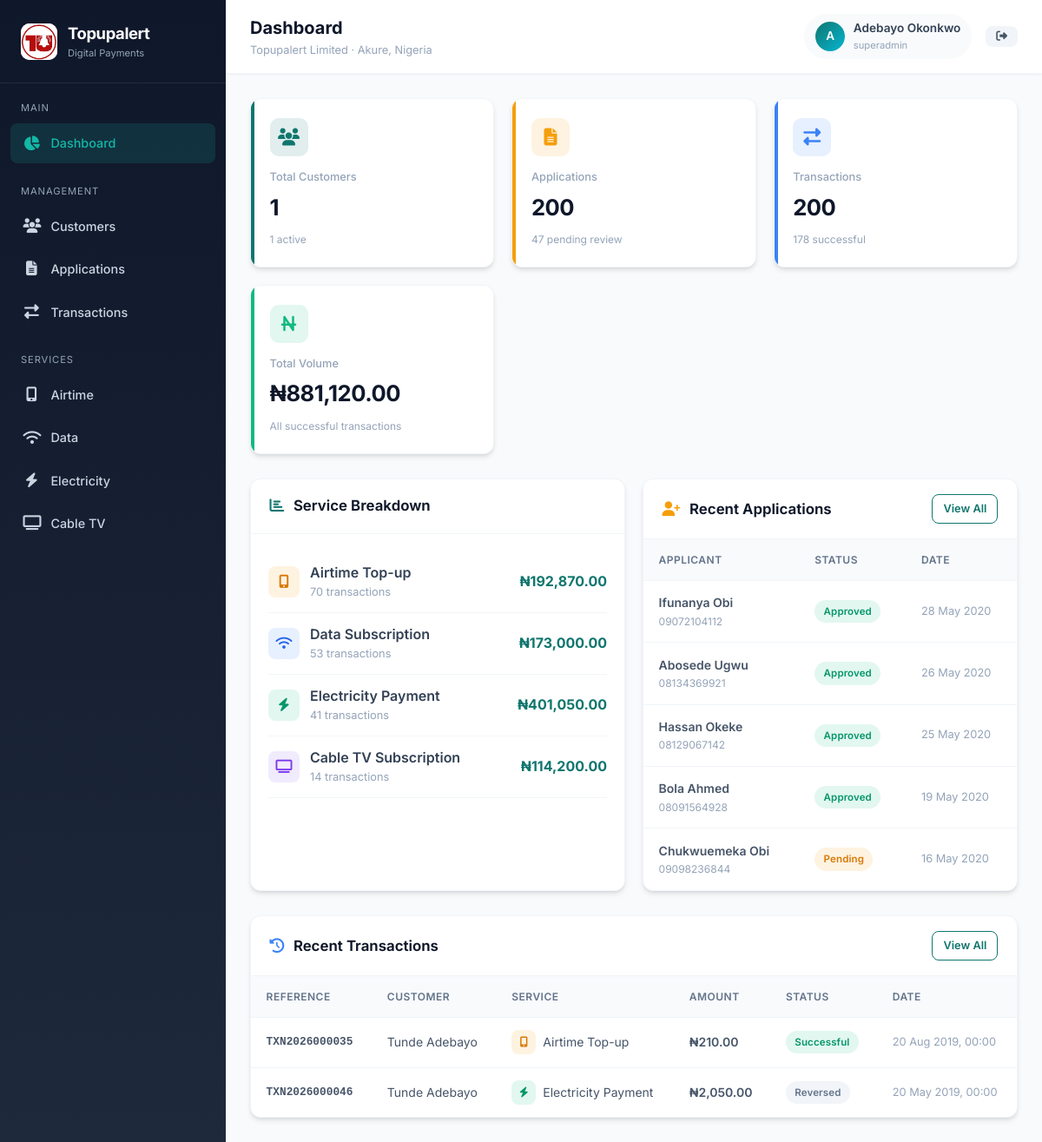
The app's page /dashboard.php (signed in) with its own data.
### tables this page shows
CREATE TABLE IF NOT EXISTS customer_applications (
    id INT AUTO_INCREMENT PRIMARY KEY,
    application_code VARCHAR(20) NOT NULL UNIQUE,
    first_name VARCHAR(50) NOT NULL,
    last_name VARCHAR(50) NOT NULL,
    email VARCHAR(100),
    phone VARCHAR(20) NOT NULL,
    date_of_birth DATE,
    gender ENUM('Male', 'Female', 'Other') DEFAULT 'Male',
    state VARCHAR(50) DEFAULT 'Ondo',
    city VARCHAR(50) DEFAULT 'Akure',
    address TEXT,
    id_type ENUM('NIN', 'Voters Card', 'Drivers License', 'Passport') DEFAULT 'NIN',
    id_number VARCHAR(50),
    status ENUM('pending', 'approved', 'rejected', 'under_review') DEFAULT 'pending',
    rejection_reason TEXT,
    reviewed_by INT NULL,
    reviewed_at TIMESTAMP NULL,
    created_at TIMESTAMP DEFAULT CURRENT_TIMESTAMP,
    updated_at TIMESTAMP DEFAULT CURRENT_TIMESTAMP ON UPDATE CURRENT_TIMESTAMP,
    FOREIGN KEY (reviewed_by) REFERENCES admins(id) ON DELETE SET NULL,
    INDEX idx_status (status),
    INDEX idx_phone (phone)
);

CREATE TABLE IF NOT EXISTS transactions (
    id INT AUTO_INCREMENT PRIMARY KEY,
    transaction_ref VARCHAR(30) NOT NULL UNIQUE,
    customer_id INT NOT NULL,
    service_type_id INT NOT NULL,
    amount DECIMAL(12,2) NOT NULL,
    fee DECIMAL(10,2) DEFAULT 0.00,
    total_amount DECIMAL(12,2) NOT NULL,
    currency VARCHAR(3) DEFAULT 'NGN',
    status ENUM('pending', 'successful', 'failed', 'reversed') DEFAULT 'pending',
    provider_ref VARCHAR(100),
    beneficiary_phone VARCHAR(20),
    beneficiary_meter VARCHAR(50),
    beneficiary_smartcard VARCHAR(50),
    network ENUM('MTN', 'Airtel', 'Glo', '9mobile', 'Other') NULL,
    data_plan VARCHAR(100) NULL,
    disco ENUM('BEDC', 'EKEDC', 'IKEDC', 'AEDC', 'PHED', 'JED', 'KEDCO', 'Other') NULL,
    cable_provider ENUM('DStv', 'GOtv', 'Startimes', 'Other') NULL,
    payment_method ENUM('wallet', 'card', 'bank_transfer', 'ussd') DEFAULT 'wallet',
    description TEXT,
    ip_address VARCHAR(45),
    created_at TIMESTAMP DEFAULT CURRENT_TIMESTAMP,
    updated_at TIMESTAMP DEFAULT CURRENT_TIMESTAMP ON UPDATE CURRENT_TIMESTAMP,
    FOREIGN KEY (customer_id) REFERENCES customers(id) ON DELETE CASCADE,
    FOREIGN KEY (service_type_id) REFERENCES service_types(id),
    INDEX idx_customer (customer_id),
    INDEX idx_status (status),
    INDEX idx_created (created_at),
    INDEX idx_ref (transaction_ref)
);

CREATE TABLE IF NOT EXISTS customers (
    id INT AUTO_INCREMENT PRIMARY KEY,
    customer_code VARCHAR(20) NOT NULL UNIQUE,
    first_name VARCHAR(50) NOT NULL,
    last_name VARCHAR(50) NOT NULL,
    email VARCHAR(100) UNIQUE,
    phone VARCHAR(20) NOT NULL UNIQUE,
    password_hash VARCHAR(255) DEFAULT NULL,
    state VARCHAR(50) DEFAULT 'Ondo',
    city VARCHAR(50) DEFAULT 'Akure',
    address TEXT,
    wallet_balance DECIMAL(12,2) DEFAULT 0.00,
    status ENUM('active', 'inactive', 'suspended') DEFAULT 'active',
    created_at TIMESTAMP DEFAULT CURRENT_TIMESTAMP,
    updated_at TIMESTAMP DEFAULT CURRENT_TIMESTAMP ON UPDATE CURRENT_TIMESTAMP,
    INDEX idx_phone (phone),
    INDEX idx_status (status)
);

CREATE TABLE IF NOT EXISTS service_types (
    id INT AUTO_INCREMENT PRIMARY KEY,
    name VARCHAR(50) NOT NULL UNIQUE,
    code VARCHAR(20) NOT NULL UNIQUE,
    description TEXT,
    icon VARCHAR(50),
    is_active BOOLEAN DEFAULT TRUE
);

### config/database.php (called while the page is built, shortened)
<?php
function formatNaira($amount) {
    return '₦' . number_format((float)$amount, 2);
}
?>

### dashboard.php (the view, shortened to what this page needs)
<?php
require_once 'includes/header.php';
$db = getDB();
$totalCustomers = $db->query("SELECT COUNT(*) FROM customers")->fetchColumn();
$activeCustomers = $db->query("SELECT COUNT(*) FROM customers WHERE status = 'active'")->fetchColumn();
$totalApps = $db->query("SELECT COUNT(*) FROM customer_applications")->fetchColumn();
$pendingApps = $db->query("SELECT COUNT(*) FROM customer_applications WHERE status = 'pending'")->fetchColumn();
$totalTxns = $db->query("SELECT COUNT(*) FROM transactions")->fetchColumn();
$successTxns = $db->query("SELECT COUNT(*) FROM transactions WHERE status = 'successful'")->fetchColumn();
$totalVolume = $db->query("SELECT COALESCE(SUM(total_amount),0) FROM transactions WHERE status = 'successful'")->fetchColumn();
$serviceStats = $db->query("
    SELECT st.name, st.code, COUNT(t.id) as cnt, COALESCE(SUM(t.total_amount),0) as volume
    FROM service_types st
    LEFT JOIN transactions t ON t.service_type_id = st.id AND t.status = 'successful'
    GROUP BY st.id
")->fetchAll();
$recentTxns = $db->query("
    SELECT t.*, c.first_name, c.last_name, st.name as service_name, st.code as service_code
    FROM transactions t
    JOIN customers c ON c.id = t.customer_id
    JOIN service_types st ON st.id = t.service_type_id
    ORDER BY t.created_at DESC
    LIMIT 10
")->fetchAll();
$recentApps = $db->query("
    SELECT * FROM customer_applications
    ORDER BY created_at DESC
    LIMIT 5
")->fetchAll();
?>
<div class="stats-grid">
    <div class="stat-card teal">
        <div class="stat-icon"><i class="fas fa-users"></i></div>
        <div class="stat-label">Total Customers</div>
        <div class="stat-value"><?= number_format($totalCustomers) ?></div>
        <div class="stat-change"><?= number_format($activeCustomers) ?> active</div>
    </div>
    <div class="stat-card amber">
        <div class="stat-icon"><i class="fas fa-file-alt"></i></div>
        <div class="stat-label">Applications</div>
        <div class="stat-value"><?= number_format($totalApps) ?></div>
        <div class="stat-change"><?= number_format($pendingApps) ?> pending review</div>
    </div>
    <div class="stat-card blue">
        <div class="stat-icon"><i class="fas fa-exchange-alt"></i></div>
        <div class="stat-label">Transactions</div>
        <div class="stat-value"><?= number_format($totalTxns) ?></div>
        <div class="stat-change"><?= number_format($successTxns) ?> successful</div>
    </div>
    <div class="stat-card green">
        <div class="stat-icon"><i class="fas fa-naira-sign"></i></div>
        <div class="stat-label">Total Volume</div>
        <div class="stat-value"><?= formatNaira($totalVolume) ?></div>
        <div class="stat-change">All successful transactions</div>
    </div>
</div>
<div style="display:grid;grid-template-columns:1fr 1fr;gap:1.25rem;margin-bottom:1.75rem;">
    <div class="card">
        <div class="card-header">
            <h3><i class="fas fa-chart-bar" style="margin-right:0.4rem;color:var(--primary);"></i> Service Breakdown</h3>
        </div>
        <div class="card-body" style="padding:1.25rem;">
            <?php foreach ($serviceStats as $s):
                $iconClass = match($s['code']) {
                    'AIRTIME' => 'service-airtime',
                    'DATA' => 'service-data',
                    'ELECTRICITY' => 'service-electricity',
                    'CABLE' => 'service-cable',
                    default => 'service-airtime'
                };
                $icon = match($s['code']) {
                    'AIRTIME' => 'fa-mobile-alt',
                    'DATA' => 'fa-wifi',
                    'ELECTRICITY' => 'fa-bolt',
                    'CABLE' => 'fa-tv',
                    default => 'fa-circle'
                };
            ?>
            <div style="display:flex;align-items:center;justify-content:space-between;padding:0.75rem 0;border-bottom:1px solid var(--gray-200);">
                <div style="display:flex;align-items:center;gap:0.75rem;">
                    <div class="service-icon <?= $iconClass ?>"><i class="fas <?= $icon ?>"></i></div>
                    <div>
                        <div class="fw-600"><?= htmlspecialchars($s['name']) ?></div>
                        <div class="text-muted" style="font-size:0.8rem;"><?= number_format($s['cnt']) ?> transactions</div>
                    </div>
                </div>
                <div class="fw-700" style="color:var(--primary);"><?= formatNaira($s['volume']) ?></div>
            </div>
            <?php endforeach; ?>
        </div>
    </div>
    <div class="card">
        <div class="card-header">
            <h3><i class="fas fa-user-plus" style="margin-right:0.4rem;color:var(--secondary);"></i> Recent Applications</h3>
            <a href="admin/applications.php" class="btn btn-sm btn-outline">View All</a>
        </div>
        <div class="card-body">
            <table>
                <thead>
                    <tr>
                        <th>Applicant</th>
                        <th>Status</th>
                        <th>Date</th>
                    </tr>
                </thead>
                <tbody>
                    <?php foreach ($recentApps as $app): ?>
                    <tr>
                        <td>
                            <div class="fw-600"><?= htmlspecialchars($app['first_name'] . ' ' . $app['last_name']) ?></div>
                            <div class="text-muted" style="font-size:0.75rem;"><?= htmlspecialchars($app['phone']) ?></div>
                        </td>
                        <td>
                            <?php
                            $badgeClass = match($app['status']) {
                                'approved' => 'badge-success',
                                'pending' => 'badge-pending',
                                'rejected' => 'badge-danger',
                                'under_review' => 'badge-info',
                                default => 'badge-gray'
                            };
                            ?>
                            <span class="badge <?= $badgeClass ?>"><?= ucfirst(str_replace('_', ' ', $app['status'])) ?></span>
                        </td>
                        <td class="text-muted" style="font-size:0.8rem;"><?= date('d M Y', strtotime($app['created_at'])) ?></td>
                    </tr>
                    <?php endforeach; ?>
                </tbody>
            </table>
        </div>
    </div>
</div>
<div class="card">
    <div class="card-header">
        <h3><i class="fas fa-history" style="margin-right:0.4rem;color:var(--info);"></i> Recent Transactions</h3>
        <a href="admin/transactions.php" class="btn btn-sm btn-outline">View All</a>
    </div>
    <div class="card-body">
        <div class="table-responsive">
            <table>
                <thead>
                    <tr>
                        <th>Reference</th>
                        <th>Customer</th>
                        <th>Service</th>
                        <th>Amount</th>
                        <th>Status</th>
                        <th>Date</th>
                    </tr>
                </thead>
                <tbody>
                    <?php foreach ($recentTxns as $txn):
                        $iconClass = match($txn['service_code']) {
                            'AIRTIME' => 'service-airtime',
                            'DATA' => 'service-data',
                            'ELECTRICITY' => 'service-electricity',
                            'CABLE' => 'service-cable',
                            default => ''
                        };
                        $icon = match($txn['service_code']) {
                            'AIRTIME' => 'fa-mobile-alt',
                            'DATA' => 'fa-wifi',
                            'ELECTRICITY' => 'fa-bolt',
                            'CABLE' => 'fa-tv',
                            default => 'fa-circle'
                        };
                        $badgeClass = match($txn['status']) {
                            'successful' => 'badge-success',
                            'pending' => 'badge-pending',
                            'failed' => 'badge-danger',
                            'reversed' => 'badge-gray',
                            default => 'badge-gray'
                        };
                    ?>
                    <tr>
                        <td class="fw-600" style="font-family:monospace;font-size:0.8rem;"><?= htmlspecialchars($txn['transaction_ref']) ?></td>
                        <td><?= htmlspecialchars($txn['first_name'] . ' ' . $txn['last_name']) ?></td>
                        <td>
                            <div style="display:flex;align-items:center;gap:0.5rem;">
                                <div class="service-icon <?= $iconClass ?>" style="width:28px;height:28px;font-size:0.75rem;"><i class="fas <?= $icon ?>"></i></div>
                                <?= htmlspecialchars($txn['service_name']) ?>
                            </div>
                        </td>
                        <td class="fw-600"><?= formatNaira($txn['total_amount']) ?></td>
                        <td><span class="badge <?= $badgeClass ?>"><?= ucfirst($txn['status']) ?></span></td>
                        <td class="text-muted" style="font-size:0.8rem;"><?= date('d M Y, H:i', strtotime($txn['created_at'])) ?></td>
                    </tr>
                    <?php endforeach; ?>
                </tbody>
            </table>
        </div>
    </div>
</div>
<?php require_once 'includes/footer.php'; ?>

### records on screen
customer_applications: first_name+last_name "Ifunanya Obi", phone "09072104112", status "Approved", created_at "28 May 2020"
customer_applications: first_name+last_name "Abosede Ugwu", phone "08134369921", status "Approved", created_at "26 May 2020"
customer_applications: first_name+last_name "Hassan Okeke", phone "08129067142", status "Approved", created_at "25 May 2020"
customer_applications: first_name+last_name "Bola Ahmed", phone "08091564928", status "Approved", created_at "19 May 2020"
customer_applications: first_name+last_name "Chukwuemeka Obi", phone "09098236844", status "Pending", created_at "16 May 2020"
transactions: transaction_ref "TXN2026000035", customer.last_name "Tunde Adebayo", service_type.name "Airtime Top-up", total_amount "₦210.00", status "Successful", created_at "20 Aug 2019, 00:00"
transactions: transaction_ref "TXN2026000046", customer.last_name "Tunde Adebayo", service_type.name "Electricity Payment", total_amount "₦2,050.00", status "Reversed", created_at "20 May 2019, 00:00"

### other values on screen
$pageTitle "Dashboard"
substr($_SESSION['admin_name'] ?? 'A', 0, 1) "A"
$_SESSION['admin_name'] "Adebayo Okonkwo"
$_SESSION['admin_role'] "superadmin"
$totalCustomers "1"
$activeCustomers "1"
$totalApps "200"
$pendingApps "47"
$totalTxns "200"
$successTxns "178"
formatNaira($totalVolume) "₦881,120.00"
$s['name'] "Airtime Top-up"
$s['cnt'] "70"
formatNaira($s['volume']) "₦192,870.00"
$s['name'] "Data Subscription"
